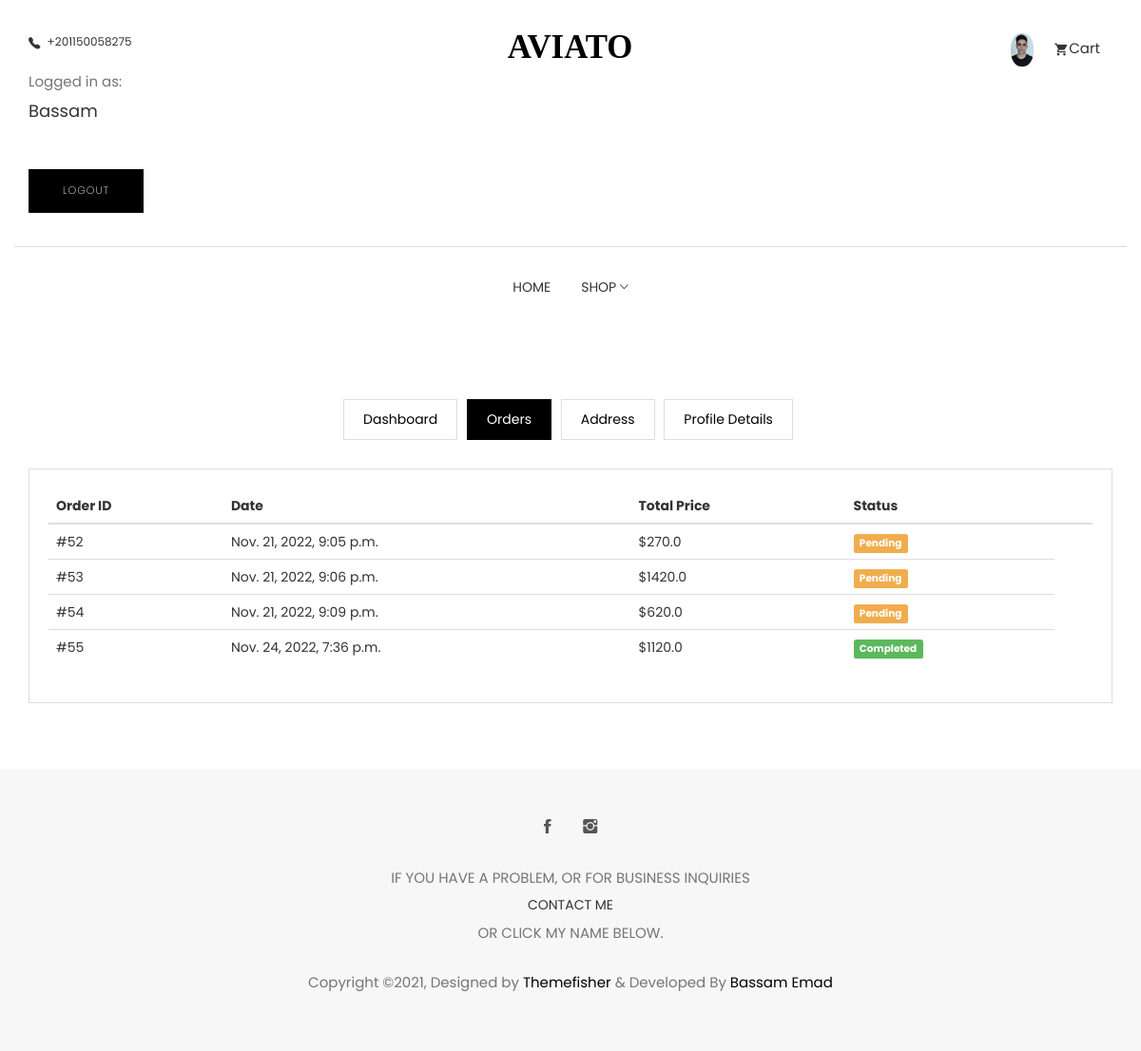
Page /shop/orders/ (signed in) on the committed database.
### users/models.py (models this page shows, shortened)
class UserCustom(AbstractUser):
    token = models.CharField(max_length=300, blank = True)
    image = models.ImageField(upload_to = 'profiles/', null = True)
    city = models.CharField(max_length=50, blank = True)
    country = models.CharField(max_length=50, blank = True)
    phone = PhoneNumberField(blank = True, null = False)

### shop/models.py (models this page shows, shortened)
class Order(models.Model):
    STATUS = [
        ('Processing' , 'Processing'),
        ('On Hold', 'On Hold'),
        ('Pending', 'Pending'),
        ('Canceled', 'Canceled'),
        ('Completed', 'Completed'),
    ]
    user = models.ForeignKey(settings.AUTH_USER_MODEL, on_delete = models.CASCADE)
    code = models.CharField(max_length = 10, blank = True, null = True)
    full_name = models.CharField(max_length = 50, blank = True)
    city = models.CharField(max_length = 50, blank = True)
    country = models.CharField(max_length = 50, blank = True)
    address = models.CharField(max_length = 100, blank = True)
    phone = models.CharField(max_length = 100, blank = True, null = True)
    coupon = models.ForeignKey(Coupon, on_delete = models.SET_NULL, blank = True, null = True)
    total_price = models.FloatField(blank = True, null = True)
    ip = models.CharField(max_length = 30, blank = True)
    note = models.CharField(max_length=50, blank = True)
    status = models.CharField(choices=STATUS, max_length=20, default = 'Pending')
    created_at = models.DateTimeField(auto_now_add=True)
    updated_at = models.DateTimeField(auto_now=True)

### shop/views.py (the view)
# urls.py: path('orders/', views.orders, name = 'orders'),
@login_required(login_url= '/authentication/login/')
def orders(request):
    user = request.user
    carts = Cart.objects.filter(user_id = user.id)
    total_price = 0
    for cart in carts:
        total_price += cart.total_items_price
    user = request.user
    orders = Order.objects.filter(user_id = user.id)
    context = {
        'orders' : orders,
        'total_price' : total_price,
        'carts' : carts,
    }
    profile = UserCustom.objects.filter(pk = user.id).first()
    context['profile'] = profile
    return render(request, 'profiles/orders.html', context)

### shop/models.py (called while the page is built)
    @property
    def total_items_price(self):
        return self.quantity * self.product.price

### templates/profiles/orders.html
{% extends 'base.html' %}
{% load static %}
{% block content %}
<section class="user-dashboard page-wrapper">
	<div class="container">
		<div class="row">
			<div class="col-md-12">
				<ul class="list-inline dashboard-menu text-center">
					<li><a href="{%url 'dashboard'%}">Dashboard</a></li>
					<li><a class="active" href="{%url 'orders'%}">Orders</a></li>
					<li><a href="{%url 'address'%}">Address</a></li>
					<li><a href="{%url 'userprofile'%}">Profile Details</a></li>
				</ul>
				<div class="dashboard-wrapper user-dashboard">
					<div class="table-responsive">
						{% if orders %}
						<table class="table">
							<thead>
								<tr>
									<th>Order ID</th>
									<th>Date</th>
									<th>Total Price</th>
									<th>Status</th>
									<th></th>
								</tr>
							</thead>
							<tbody>
                                    {% for order in orders %}
                                    <tr>
                                        <td>#{{order.id}}</td>
                                        <td>{{order.created_at}}</td>
                                        <td>${{order.total_price}}</td>
                                        {% if order.status == 'Processing' %}
                                        <td><span class="label label-primary">{{order.status}}</span></td>
                                        {% elif order.status == 'On Hold' %}
                                        <td><span class="label label-info">{{order.status}}</span></td>
                                        {% elif order.status == 'Completed' %}
                                        <td><span class="label label-success">{{order.status}}</span></td>
                                        {% elif order.status == 'Canceled' %}
                                        <td><span class="label label-danger">{{order.status}}</span></td>
                                        {% elif order.status == 'Pending' %}
                                        <td><span class="label label-warning">{{order.status}}</span></td>
                                        {% endif %}
                                    </tr>
                                    {% endfor %}
							</tbody>
						</table>
						{% else %}
						<h2>You have made no orders yet. We are waiting for your first order!</h2>
						{% endif %}
					</div>
				</div>
			</div>
		</div>
	</div>
</section>
{% endblock content %}

### templates/partials/navbar.html (shortened to what this page needs)
{% load static %}
<section class="top-header">
	<div class="container">
		<div class="row">
			<div class="col-md-4 col-xs-12 col-sm-4">
				<div class="contact-number">
					<i class="tf-ion-ios-telephone"></i>
					<span>+201150058275</span>
				</div>
					<div>
						<br>
						{% if user.is_authenticated %}
							<p>Logged in as: </p><h4>{{user.first_name}}</h4>
						{% endif %}
					</div>
					<br>
					{% if user.is_authenticated %}
					<form action="{%url 'logout'%}"><input type="submit" value="LOGOUT" class="btn btn-main mt-20">{% csrf_token %}</form>
					{% else %}
					<form action="{%url 'login'%}"><input type="submit" value="SIGN IN" class="btn btn-main mt-20">{% csrf_token %}</form>
					<form action="{%url 'register'%}"><input type="submit" value="CREATE AN ACCOUNT" class="btn btn-main mt-20">{% csrf_token %}</form>
					{% endif %}
			</div>
			<div class="col-md-4 col-xs-12 col-sm-4">
				<div class="logo text-center">
					<a href="{%url 'home'%}">
						<svg width="135px" height="29px" viewBox="0 0 155 29" version="1.1" xmlns="http://www.w3.org/2000/svg"
							xmlns:xlink="http://www.w3.org/1999/xlink">
							<g id="Page-1" stroke="none" stroke-width="1" fill="none" fill-rule="evenodd" font-size="40"
								font-family="AustinBold, Austin" font-weight="bold">
								<g id="Group" transform="translate(-108.000000, -297.000000)" fill="#000000">
									<text id="AVIATO">
										<tspan x="108.94" y="325">AVIATO</tspan>
									</text>
								</g>
							</g>
						</svg>
					</a>
				</div>
			</div>
			<div class="col-md-4 col-xs-12 col-sm-4">
				<ul class="top-menu text-right list-inline">
					<li>
						<div>
							{% if user.is_authenticated %}
							<a href="{%url 'userprofile'%}">
								{% if profile.image %}
									<img src="{{profile.image.url}}" style="height: 50px; border-radius: 45%; height: 35px;" alt="">
								{% endif %}
							</a>
							{% endif %}
						</div>
					</li>
					<li class="dropdown cart-nav dropdown-slide">
						<a href="ur" class="dropdown-toggle" data-toggle="dropdown" data-hover="dropdown"><i
								class="tf-ion-android-cart"></i>Cart</a>
					</li>
				</ul>
			</div>
		</div>
	</div>
</section>
<section class="menu">
	<nav class="navbar navigation">
		<div class="container">
			<div id="navbar" class="navbar-collapse collapse text-center">
				<ul class="nav navbar-nav">
					<li class="dropdown ">
						<a href="{%url 'home'%}">Home</a>
					</li>
					<li class="dropdown dropdown-slide">
						<a href="{%url 'shop'%}" class="dropdown-toggle" data-toggle="dropdown" data-hover="dropdown" data-delay="350"
							role="button" aria-haspopup="true" aria-expanded="false">Shop <span
								class="tf-ion-ios-arrow-down"></span></a>
					</li>
				</ul>
			</div>
		</div>
	</nav>
</section>

### static/css/style.css (style rules this page uses)
body { line-height: 1.5; font-family: "Poppins", sans-serif; -webkit-font-smoothing: antialiased; }
p { font-family: "Poppins", sans-serif; color: #757575; font-size: 15px; }
h1, h2, h3, h4, h5, h6 { font-family: "Poppins", sans-serif; }
h1, h2, h3, h4, h5, h6 { font-weight: 400; }
ol, ul { margin: 0; padding: 0; list-style: none; }
a, a:focus, a:hover { text-decoration: none; outline: 0; color: #000; }
.btn-main, .btn-small, .btn-transparent, .btn-solid-border { background: #000; color: #fff; display: inline-block; font-size: 11px; letter-spacing: 1px; padding: 14px 35px; text-transform: uppercase; font-weight: 200; border-radius: 0; }
.mt-20 { margin-top: 20px; }
.page-wrapper { padding: 70px 0; }
.dropdown-slide { position: static; }
.top-header .container { padding-top: 35px; padding-bottom: 35px; border-bottom: 1px solid #dedede; }
.top-header .contact-number { font-size: 12px; color: #333; }
.top-header .contact-number i { margin-right: 4px; font-size: 18px; vertical-align: middle; }
.top-header .top-menu > li > a { color: #333; font-size: 15px; padding: 0 8px; }
.top-header .top-menu > li > a i { font-size: 16px; margin-right: 2px; vertical-align: middle; }
.top-header .logo a { display: inline-block; }
.navigation { margin-bottom: 0; padding: 10px 0; }
.navigation .navbar-nav > li { position: static; }
.navigation .navbar-nav > li > a { color: #333; font-size: 14px; padding: 20px 15px; text-transform: uppercase; transition: 0.2s ease-in-out 0s; border: 1px solid transparent; }
.navigation .container { position: relative; }
.navigation .navbar-nav { float: none; display: inline-block; }
.dashboard-menu .active { background: #000; color: #fff; border: 1px solid #000; }
.dashboard-menu li { padding: 0; margin: 0 3px; }
.dashboard-menu li a { padding: 10px 20px; border: 1px solid #dedede; display: inline-block; }
.dashboard-wrapper { border: 1px solid #dedede; margin-top: 30px; padding: 20px; }

### rows in the picture
UserCustom: first_name "Bassam", image (picture)
Order: id "52", created_at "Nov. 21, 2022, 9:05 p.m.", total_price "270.0", status "Pending"
Order: id "53", created_at "Nov. 21, 2022, 9:06 p.m.", total_price "1420.0", status "Pending"
Order: id "54", created_at "Nov. 21, 2022, 9:09 p.m.", total_price "620.0", status "Pending"
Order: id "55", created_at "Nov. 24, 2022, 7:36 p.m.", total_price "1120.0", status "Completed"
